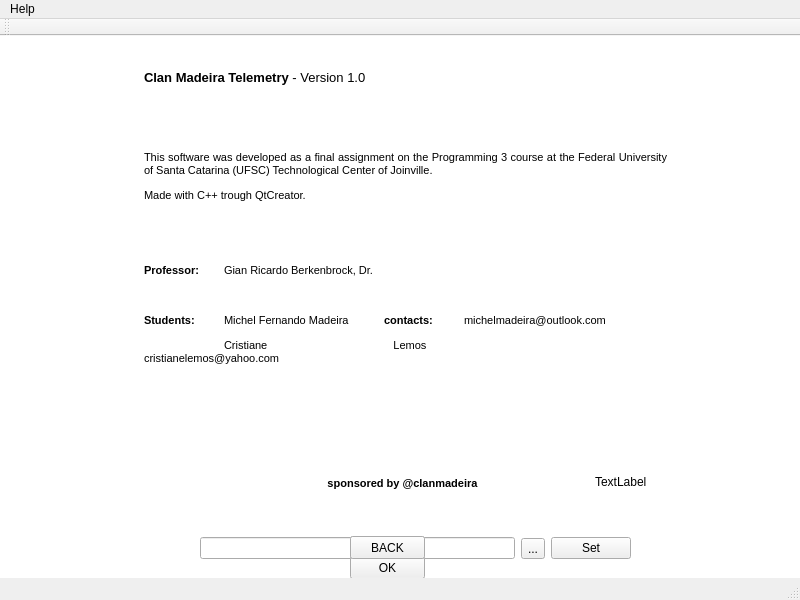
<?xml version="1.0" encoding="UTF-8"?>
<ui version="4.0">
 <class>MainWindow</class>
 <widget class="QMainWindow" name="MainWindow">
  <property name="geometry">
   <rect>
    <x>0</x>
    <y>0</y>
    <width>800</width>
    <height>600</height>
   </rect>
  </property>
  <property name="mouseTracking">
   <bool>true</bool>
  </property>
  <property name="windowTitle">
   <string>Clan Madeira Telemetry</string>
  </property>
  <property name="autoFillBackground">
   <bool>false</bool>
  </property>
  <property name="styleSheet">
   <string notr="true"/>
  </property>
  <widget class="QWidget" name="centralwidget">
   <widget class="QLabel" name="TextOpenCsv">
    <property name="geometry">
     <rect>
      <x>200</x>
      <y>480</y>
      <width>111</width>
      <height>20</height>
     </rect>
    </property>
    <property name="styleSheet">
     <string notr="true">color: rgb(255, 255, 255);</string>
    </property>
    <property name="text">
     <string>Open a .csv file</string>
    </property>
   </widget>
   <widget class="QWidget" name="layoutWidget">
    <property name="geometry">
     <rect>
      <x>200</x>
      <y>500</y>
      <width>431</width>
      <height>25</height>
     </rect>
    </property>
    <layout class="QHBoxLayout" name="horizontalLayout">
     <item>
      <widget class="QLineEdit" name="lineEdit">
       <property name="autoFillBackground">
        <bool>false</bool>
       </property>
       <property name="styleSheet">
        <string notr="true"/>
       </property>
       <property name="text">
        <string/>
       </property>
      </widget>
     </item>
     <item>
      <widget class="QToolButton" name="toolButton">
       <property name="text">
        <string>...</string>
       </property>
      </widget>
     </item>
     <item>
      <widget class="QPushButton" name="pushButton">
       <property name="enabled">
        <bool>true</bool>
       </property>
       <property name="text">
        <string>Set</string>
       </property>
       <property name="autoRepeat">
        <bool>false</bool>
       </property>
       <property name="flat">
        <bool>false</bool>
       </property>
      </widget>
     </item>
    </layout>
   </widget>
   <widget class="QLabel" name="labelLogo">
    <property name="geometry">
     <rect>
      <x>310</x>
      <y>70</y>
      <width>461</width>
      <height>150</height>
     </rect>
    </property>
    <property name="text">
     <string>Logo</string>
    </property>
   </widget>
   <widget class="QGraphicsView" name="graphicView">
    <property name="enabled">
     <bool>true</bool>
    </property>
    <property name="geometry">
     <rect>
      <x>-160</x>
      <y>-90</y>
      <width>1121</width>
      <height>731</height>
     </rect>
    </property>
    <property name="baseSize">
     <size>
      <width>0</width>
      <height>0</height>
     </size>
    </property>
    <property name="autoFillBackground">
     <bool>false</bool>
    </property>
    <property name="sceneRect">
     <rectf>
      <x>0.000000000000000</x>
      <y>0.000000000000000</y>
      <width>0.000000000000000</width>
      <height>0.000000000000000</height>
     </rectf>
    </property>
   </widget>
   <widget class="QTextBrowser" name="textBrowser">
    <property name="geometry">
     <rect>
      <x>140</x>
      <y>30</y>
      <width>531</width>
      <height>511</height>
     </rect>
    </property>
    <property name="styleSheet">
     <string notr="true">background-color: rgba(255, 255, 255, 0);
border-color: rgba(255, 210, 224, 0);</string>
    </property>
    <property name="frameShape">
     <enum>QFrame::HLine</enum>
    </property>
    <property name="lineWidth">
     <number>0</number>
    </property>
    <property name="html">
     <string>&lt;!DOCTYPE HTML PUBLIC &quot;-//W3C//DTD HTML 4.0//EN&quot; &quot;http://www.w3.org/TR/REC-html40/strict.dtd&quot;&gt;
&lt;html&gt;&lt;head&gt;&lt;meta name=&quot;qrichtext&quot; content=&quot;1&quot; /&gt;&lt;style type=&quot;text/css&quot;&gt;
p, li { white-space: pre-wrap; }
&lt;/style&gt;&lt;/head&gt;&lt;body style=&quot; font-family:'MS Shell Dlg 2'; font-size:8.25pt; font-weight:400; font-style:normal;&quot;&gt;
&lt;p align=&quot;justify&quot; style=&quot; margin-top:12px; margin-bottom:12px; margin-left:0px; margin-right:0px; -qt-block-indent:0; text-indent:0px;&quot;&gt;&lt;span style=&quot; font-size:10pt; font-weight:600;&quot;&gt;Clan Madeira Telemetry&lt;/span&gt;&lt;span style=&quot; font-size:10pt;&quot;&gt; - Version 1.0&lt;/span&gt;&lt;/p&gt;
&lt;p align=&quot;justify&quot; style=&quot;-qt-paragraph-type:empty; margin-top:12px; margin-bottom:12px; margin-left:0px; margin-right:0px; -qt-block-indent:0; text-indent:0px; font-size:10pt;&quot;&gt;&lt;br /&gt;&lt;/p&gt;
&lt;p align=&quot;justify&quot; style=&quot;-qt-paragraph-type:empty; margin-top:12px; margin-bottom:12px; margin-left:0px; margin-right:0px; -qt-block-indent:0; text-indent:0px; font-size:10pt;&quot;&gt;&lt;br /&gt;&lt;/p&gt;
&lt;p align=&quot;justify&quot; style=&quot; margin-top:12px; margin-bottom:12px; margin-left:0px; margin-right:0px; -qt-block-indent:0; text-indent:0px;&quot;&gt;This software was developed as a final assignment on the Programming 3 course at the Federal University of Santa Catarina (UFSC) Technological Center of Joinville.&lt;/p&gt;
&lt;p align=&quot;justify&quot; style=&quot; margin-top:12px; margin-bottom:12px; margin-left:0px; margin-right:0px; -qt-block-indent:0; text-indent:0px;&quot;&gt;Made with C++ trough QtCreator.&lt;/p&gt;
&lt;p align=&quot;justify&quot; style=&quot;-qt-paragraph-type:empty; margin-top:12px; margin-bottom:12px; margin-left:0px; margin-right:0px; -qt-block-indent:0; text-indent:0px; font-family:'MS Gothic'; font-size:8pt;&quot;&gt;&lt;br /&gt;&lt;/p&gt;
&lt;p align=&quot;justify&quot; style=&quot;-qt-paragraph-type:empty; margin-top:12px; margin-bottom:12px; margin-left:0px; margin-right:0px; -qt-block-indent:0; text-indent:0px; font-family:'MS Gothic'; font-size:8pt;&quot;&gt;&lt;br /&gt;&lt;/p&gt;
&lt;p align=&quot;justify&quot; style=&quot; margin-top:12px; margin-bottom:12px; margin-left:0px; margin-right:0px; -qt-block-indent:0; text-indent:0px;&quot;&gt;&lt;span style=&quot; font-weight:600;&quot;&gt;Professor: 	&lt;/span&gt;Gian Ricardo Berkenbrock, Dr.&lt;/p&gt;
&lt;p align=&quot;justify&quot; style=&quot;-qt-paragraph-type:empty; margin-top:12px; margin-bottom:12px; margin-left:0px; margin-right:0px; -qt-block-indent:0; text-indent:0px;&quot;&gt;&lt;br /&gt;&lt;/p&gt;
&lt;p align=&quot;justify&quot; style=&quot; margin-top:12px; margin-bottom:12px; margin-left:0px; margin-right:0px; -qt-block-indent:0; text-indent:0px;&quot;&gt;&lt;span style=&quot; font-weight:600;&quot;&gt;Students: 	&lt;/span&gt;Michel Fernando Madeira 	&lt;span style=&quot; font-weight:600;&quot;&gt;contacts:&lt;/span&gt; 	michelmadeira@outlook.com&lt;/p&gt;
&lt;p align=&quot;justify&quot; style=&quot; margin-top:12px; margin-bottom:12px; margin-left:0px; margin-right:0px; -qt-block-indent:0; text-indent:0px;&quot;&gt;	Cristiane Lemos			cristianelemos@yahoo.com&lt;/p&gt;
&lt;p align=&quot;justify&quot; style=&quot;-qt-paragraph-type:empty; margin-top:12px; margin-bottom:12px; margin-left:0px; margin-right:0px; -qt-block-indent:0; text-indent:0px;&quot;&gt;&lt;br /&gt;&lt;/p&gt;
&lt;p align=&quot;justify&quot; style=&quot;-qt-paragraph-type:empty; margin-top:12px; margin-bottom:12px; margin-left:0px; margin-right:0px; -qt-block-indent:0; text-indent:0px; font-family:'MS Gothic'; font-size:8pt;&quot;&gt;&lt;br /&gt;&lt;/p&gt;
&lt;p align=&quot;justify&quot; style=&quot;-qt-paragraph-type:empty; margin-top:12px; margin-bottom:12px; margin-left:0px; margin-right:0px; -qt-block-indent:0; text-indent:0px; font-family:'MS Gothic'; font-size:8pt;&quot;&gt;&lt;br /&gt;&lt;/p&gt;
&lt;p align=&quot;justify&quot; style=&quot;-qt-paragraph-type:empty; margin-top:12px; margin-bottom:12px; margin-left:0px; margin-right:0px; -qt-block-indent:0; text-indent:0px;&quot;&gt;&lt;br /&gt;&lt;/p&gt;
&lt;p align=&quot;center&quot; style=&quot; margin-top:12px; margin-bottom:12px; margin-left:0px; margin-right:0px; -qt-block-indent:0; text-indent:0px;&quot;&gt;&lt;span style=&quot; font-size:8pt; font-weight:600;&quot;&gt;sponsored by @clanmadeira  &lt;/span&gt;&lt;img src=&quot;:/resources/assets/LOGO_SMALL.png&quot; /&gt;&lt;/p&gt;
&lt;p align=&quot;justify&quot; style=&quot;-qt-paragraph-type:empty; margin-top:12px; margin-bottom:12px; margin-left:0px; margin-right:0px; -qt-block-indent:0; text-indent:0px; font-family:'MS Gothic'; font-size:8pt;&quot;&gt;&lt;br /&gt;&lt;/p&gt;
&lt;p align=&quot;justify&quot; style=&quot; margin-top:12px; margin-bottom:12px; margin-left:0px; margin-right:0px; -qt-block-indent:0; text-indent:0px;&quot;&gt;&lt;br /&gt;&lt;/p&gt;&lt;/body&gt;&lt;/html&gt;</string>
    </property>
   </widget>
   <widget class="QPushButton" name="OK">
    <property name="geometry">
     <rect>
      <x>350</x>
      <y>520</y>
      <width>75</width>
      <height>23</height>
     </rect>
    </property>
    <property name="text">
     <string>OK</string>
    </property>
   </widget>
   <widget class="QPushButton" name="runButton">
    <property name="geometry">
     <rect>
      <x>350</x>
      <y>500</y>
      <width>75</width>
      <height>23</height>
     </rect>
    </property>
    <property name="text">
     <string>RUN</string>
    </property>
   </widget>
   <widget class="QLabel" name="textTps">
    <property name="geometry">
     <rect>
      <x>595</x>
      <y>430</y>
      <width>111</width>
      <height>31</height>
     </rect>
    </property>
    <property name="styleSheet">
     <string notr="true">font: 18pt &quot;Microsoft JhengHei&quot;;
</string>
    </property>
    <property name="text">
     <string>TextLabel</string>
    </property>
   </widget>
   <widget class="QPushButton" name="Back">
    <property name="geometry">
     <rect>
      <x>350</x>
      <y>500</y>
      <width>75</width>
      <height>23</height>
     </rect>
    </property>
    <property name="text">
     <string>BACK</string>
    </property>
   </widget>
   <zorder>labelLogo</zorder>
   <zorder>graphicView</zorder>
   <zorder>TextOpenCsv</zorder>
   <zorder>layoutWidget</zorder>
   <zorder>textBrowser</zorder>
   <zorder>OK</zorder>
   <zorder>runButton</zorder>
   <zorder>textTps</zorder>
   <zorder>Back</zorder>
  </widget>
  <widget class="QMenuBar" name="menubar">
   <property name="geometry">
    <rect>
     <x>0</x>
     <y>0</y>
     <width>800</width>
     <height>21</height>
    </rect>
   </property>
   <widget class="QMenu" name="menuHelp">
    <property name="title">
     <string>Help</string>
    </property>
    <addaction name="actionAbout"/>
    <addaction name="actionReadme"/>
   </widget>
   <addaction name="menuHelp"/>
  </widget>
  <widget class="QStatusBar" name="statusbar"/>
  <widget class="QToolBar" name="toolBar">
   <property name="windowTitle">
    <string>toolBar</string>
   </property>
   <attribute name="toolBarArea">
    <enum>TopToolBarArea</enum>
   </attribute>
   <attribute name="toolBarBreak">
    <bool>false</bool>
   </attribute>
  </widget>
  <action name="actionAbout">
   <property name="text">
    <string>About...</string>
   </property>
  </action>
  <action name="actionReadme">
   <property name="text">
    <string>Readme</string>
   </property>
  </action>
 </widget>
 <resources/>
 <connections/>
</ui>
